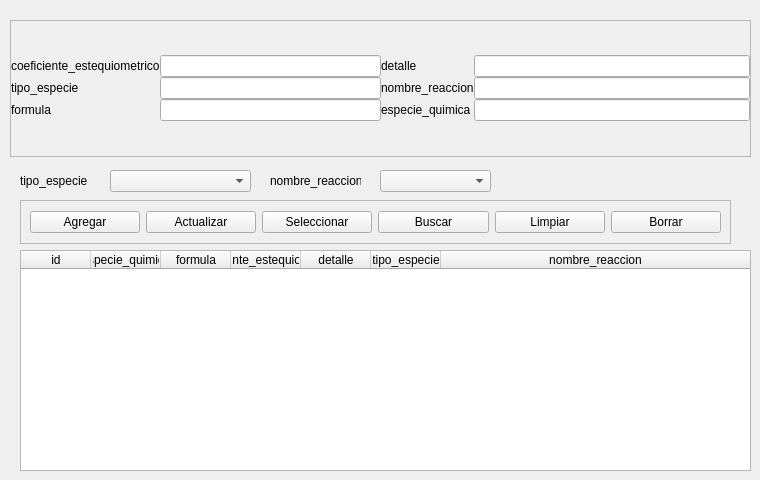
         <widget class="QWidget" name="tab_3">
          <attribute name="title">
           <string>Reacción Química</string>
          </attribute>
          <widget class="QWidget" name="gridLayoutWidget_3">
           <property name="geometry">
            <rect>
             <x>20</x>
             <y>250</y>
             <width>731</width>
             <height>221</height>
            </rect>
           </property>
           <layout class="QGridLayout" name="gridLayout_11">
            <property name="spacing">
             <number>0</number>
            </property>
            <item row="0" column="0">
             <widget class="QTableWidget" name="reaccion_quimica_tabla">
              <property name="focusPolicy">
               <enum>Qt::NoFocus</enum>
              </property>
              <property name="showGrid">
               <bool>false</bool>
              </property>
              <attribute name="horizontalHeaderMinimumSectionSize">
               <number>50</number>
              </attribute>
              <attribute name="horizontalHeaderDefaultSectionSize">
               <number>70</number>
              </attribute>
              <attribute name="horizontalHeaderStretchLastSection">
               <bool>true</bool>
              </attribute>
              <attribute name="verticalHeaderVisible">
               <bool>false</bool>
              </attribute>
              <column>
               <property name="text">
                <string>id</string>
               </property>
              </column>
              <column>
               <property name="text">
                <string>especie_quimica</string>
               </property>
              </column>
              <column>
               <property name="text">
                <string>formula</string>
               </property>
              </column>
              <column>
               <property name="text">
                <string>coeficiente_estequiometrico</string>
               </property>
              </column>
              <column>
               <property name="text">
                <string>detalle</string>
               </property>
              </column>
              <column>
               <property name="text">
                <string>tipo_especie</string>
               </property>
              </column>
              <column>
               <property name="text">
                <string>nombre_reaccion</string>
               </property>
               <property name="font">
                <font>
                 <kerning>true</kerning>
                </font>
               </property>
              </column>
             </widget>
            </item>
           </layout>
          </widget>
          <widget class="QFrame" name="datos_frame_3">
           <property name="geometry">
            <rect>
             <x>10</x>
             <y>20</y>
             <width>741</width>
             <height>137</height>
            </rect>
           </property>
           <property name="frameShape">
            <enum>QFrame::StyledPanel</enum>
           </property>
           <property name="frameShadow">
            <enum>QFrame::Raised</enum>
           </property>
           <layout class="QGridLayout" name="gridLayout_12">
            <property name="leftMargin">
             <number>0</number>
            </property>
            <property name="topMargin">
             <number>0</number>
            </property>
            <property name="rightMargin">
             <number>0</number>
            </property>
            <property name="bottomMargin">
             <number>0</number>
            </property>
            <property name="spacing">
             <number>0</number>
            </property>
            <item row="0" column="0">
             <layout class="QGridLayout" name="gridLayout_14">
              <property name="spacing">
               <number>0</number>
              </property>
              <item row="1" column="1">
               <widget class="QLineEdit" name="tipo_especie_rq_edit">
                <property name="enabled">
                 <bool>true</bool>
                </property>
               </widget>
              </item>
              <item row="2" column="1">
               <widget class="QLineEdit" name="formula_rq_edit"/>
              </item>
              <item row="0" column="0">
               <widget class="QLabel" name="label_23">
                <property name="text">
                 <string>coeficiente_estequiometrico</string>
                </property>
               </widget>
              </item>
              <item row="1" column="0">
               <widget class="QLabel" name="label_24">
                <property name="text">
                 <string>tipo_especie</string>
                </property>
               </widget>
              </item>
              <item row="2" column="0">
               <widget class="QLabel" name="label_25">
                <property name="text">
                 <string>formula</string>
                </property>
               </widget>
              </item>
              <item row="0" column="1">
               <widget class="QLineEdit" name="coeficiente_estequiometrico_rq_edit"/>
              </item>
             </layout>
            </item>
            <item row="0" column="1">
             <layout class="QGridLayout" name="gridLayout_15">
              <property name="spacing">
               <number>0</number>
              </property>
              <item row="0" column="0">
               <widget class="QLabel" name="label_26">
                <property name="text">
                 <string>detalle</string>
                </property>
               </widget>
              </item>
              <item row="0" column="1">
               <widget class="QLineEdit" name="detalle_rq_edit"/>
              </item>
              <item row="1" column="0">
               <widget class="QLabel" name="label_27">
                <property name="text">
                 <string>nombre_reaccion</string>
                </property>
               </widget>
              </item>
              <item row="1" column="1">
               <widget class="QLineEdit" name="nombre_reaccion_rq_edit"/>
              </item>
              <item row="2" column="0">
               <widget class="QLabel" name="label_28">
                <property name="text">
                 <string>especie_quimica</string>
                </property>
               </widget>
              </item>
              <item row="2" column="1">
               <widget class="QLineEdit" name="especie_quimica_rq_edit"/>
              </item>
             </layout>
            </item>
           </layout>
          </widget>
          <widget class="QFrame" name="funciones_frame_rq">
           <property name="geometry">
            <rect>
             <x>20</x>
             <y>200</y>
             <width>711</width>
             <height>44</height>
            </rect>
           </property>
           <property name="frameShape">
            <enum>QFrame::StyledPanel</enum>
           </property>
           <property name="frameShadow">
            <enum>QFrame::Raised</enum>
           </property>
           <layout class="QHBoxLayout" name="horizontalLayout_4">
            <item>
             <widget class="QPushButton" name="agregar_rq_btn">
              <property name="text">
               <string>Agregar</string>
              </property>
             </widget>
            </item>
            <item>
             <widget class="QPushButton" name="actualizar_rq_btn">
              <property name="text">
               <string>Actualizar</string>
              </property>
             </widget>
            </item>
            <item>
             <widget class="QPushButton" name="seleccionar_rq_btn">
              <property name="text">
               <string>Seleccionar</string>
              </property>
             </widget>
            </item>
            <item>
             <widget class="QPushButton" name="buscar_rq_btn">
              <property name="text">
               <string>Buscar</string>
              </property>
             </widget>
            </item>
            <item>
             <widget class="QPushButton" name="limpiar_rq_btn">
              <property name="text">
               <string>Limpiar</string>
              </property>
             </widget>
            </item>
            <item>
             <widget class="QPushButton" name="borrar_rq_btn">
              <property name="text">
               <string>Borrar</string>
              </property>
             </widget>
            </item>
           </layout>
          </widget>
          <widget class="QComboBox" name="tipo_especie_rq_box">
           <property name="geometry">
            <rect>
             <x>110</x>
             <y>170</y>
             <width>141</width>
             <height>22</height>
            </rect>
           </property>
          </widget>
          <widget class="QLabel" name="label_31">
           <property name="geometry">
            <rect>
             <x>20</x>
             <y>170</y>
             <width>149</width>
             <height>21</height>
            </rect>
           </property>
           <property name="text">
            <string>tipo_especie</string>
           </property>
          </widget>
          <widget class="QComboBox" name="nombre_reaccion_rq_box">
           <property name="geometry">
            <rect>
             <x>380</x>
             <y>170</y>
             <width>111</width>
             <height>22</height>
            </rect>
           </property>
          </widget>
          <widget class="QLabel" name="label_32">
           <property name="geometry">
            <rect>
             <x>270</x>
             <y>170</y>
             <width>91</width>
             <height>21</height>
            </rect>
           </property>
           <property name="text">
            <string>nombre_reaccion</string>
           </property>
          </widget>
         </widget>
